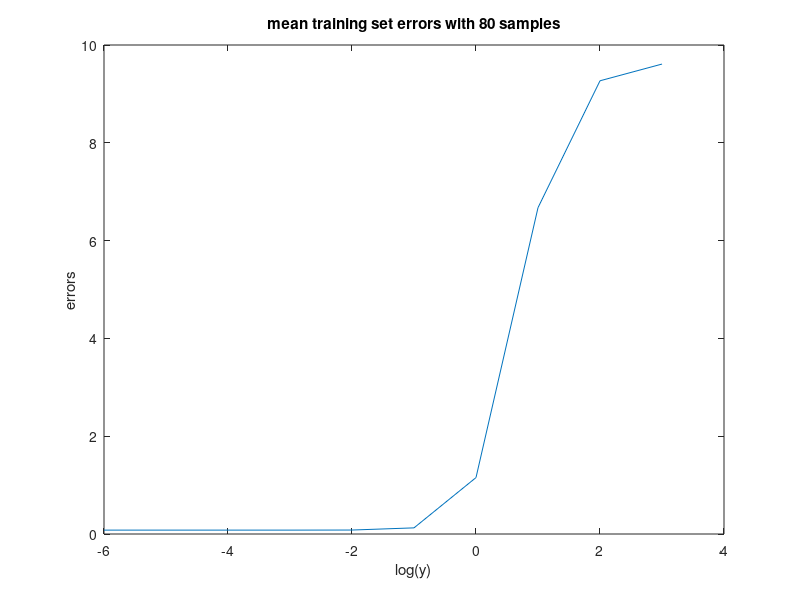
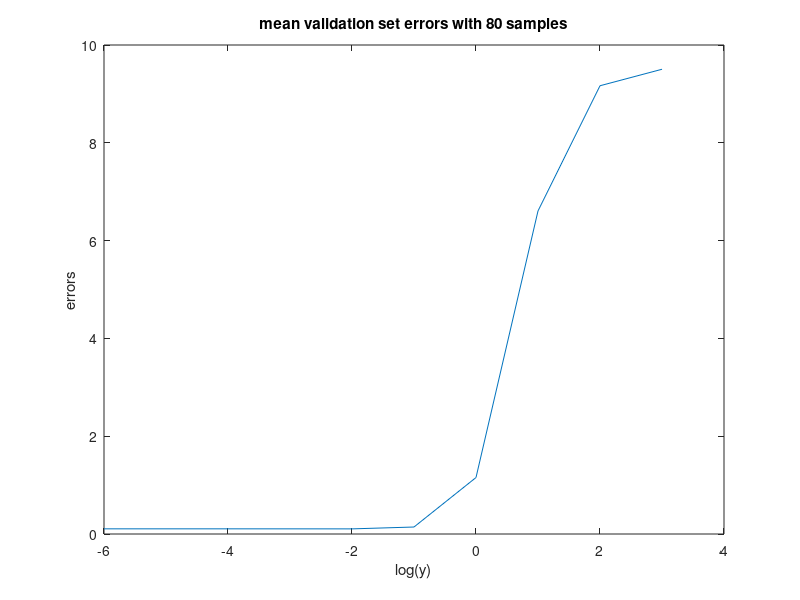
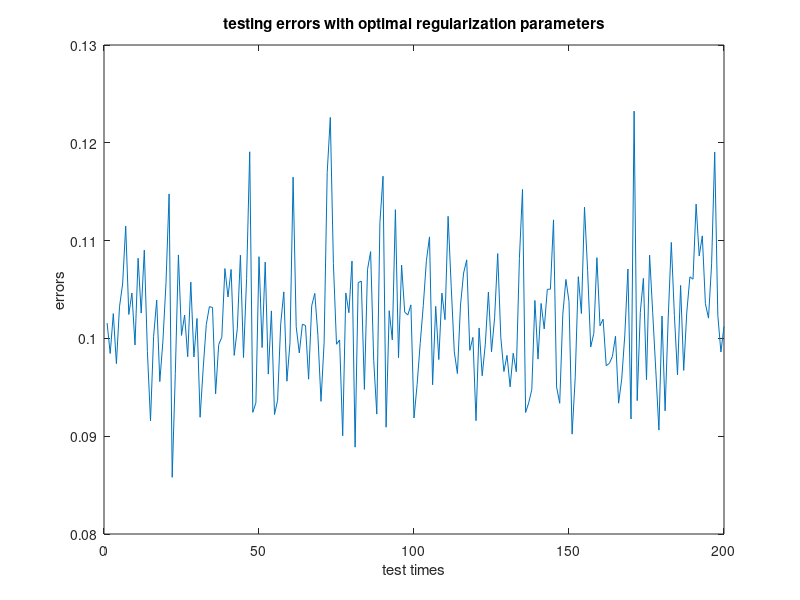

Write MATLAB code to recreate these figures, in order.
%This script shows excercise5 a)
clear
error_train = zeros(10,200);
error_validate = zeros(10,200);
error_test = zeros(1,200);
regularization_para = zeros(1,200);
for j = 1:200
    x = rand(600,10); %xi are drawn from the standard normal distribution. 
    w = rand(10,1); %Pick a random value for w from the standard normal distribution
	n = rand(600,1); %ni are drawn from the standard normal distribution. 

    y = x*w + n; %generate a noisy random data set, containing 600 samples

    x_test = x(101:600,:); % Split the data set into a test set of size 500.
    y_test = y(101:600,:);
    x_split = zeros(20,10,5); %Split the training set into mutiple sections
    y_split = zeros(20,1,5);
    for l = 1:5
        x_validate_split(:,:,l) = x(1+(l-1)*20:l*20,:);
        y_validate_split(:,:,l) = y(1+(l-1)*20:l*20,:);
        if (l==1)
        	x_train_split(:,:,l) = x(l*20+1:100,:);
            y_train_split(:,:,l) = y(l*20+1:100,:);
        elseif(l==5)
            x_train_split(:,:,l) = x(1:80,:);
            y_train_split(:,:,l) = y(1:80,:);    
        else
            x_train_split(:,:,l) = x([1:(l-1)*20,1+l*20:100],:);
            y_train_split(:,:,l) = y([1:(l-1)*20,1+l*20:100],:);
        end
    end
    minError = [10000,10000,10000,10000,10000];
    minParameter = [0,0,0,0,0];
    for l = 1:5
        x_train = x_train_split(:,:,l);
        y_train = y_train_split(:,:,l);
        x_validate = x_validate_split(:,:,l); 
        y_validate = y_validate_split(:,:,l);
        
        k=1;
        
        for i = -6:1:3
            w_train = (x_train'*x_train + 10^(i)*100*eye(10)) \ x_train' * y_train; %perform ridge regression
            y_validate_train = x_validate*w_train; %generate new new noisy data set using estimated w

            %%Using equation (3) compute the mean squared error on the training set
            error_train(k,j) = 80 \ (w_train' * x_train' * x_train * w_train - 2 * y_train'...
                * x_train * w_train + y_train' * y_train); 

            %Using equation (3) compute the mean squared error on the test sets
            error_validate(k,j) = 20 \ (w_train' * x_validate' * x_validate * w_train - 2 * y_validate'...
                * x_validate * w_train + y_validate' * y_validate); 
            if (error_validate(k,j)<minError(l))
                minError(l) = error_validate(k,j);
                minParameter(l) = i;
            end
            k=k+1;
        end
        meanMinError = mean(minError);
        meanMinPara = mean(minParameter);
    end
        x_train_final = x(1:100,:); %training set for testing
        y_train_final = y(1:100,:);
        w_train_test = (x_train_final'*x_train_final + 10^(meanMinPara)*100*eye(10)) \ x_train_final' * y_train_final; %perform ridge regression
        y_test_train = x_test*w_train_test; %generate new new noisy data set using estimated w

        %%Using equation (3) compute the mean squared error on the training set
        error_train_test(j) = 100 \ (w_train_test' * x_train_final' * x_train_final * w_train_test - 2 * y_train_final'...
        * x_train_final * w_train_test + y_train_final' * y_train_final); 

        %Using equation (3) compute the mean squared error on the test sets
        error_test(j) = 500 \ (w_train_test' * x_test' * x_test * w_train_test - 2 * y_test'...
        * x_test * w_train_test + y_test' * y_test); 
        regularization_para(j) = 10^(meanMinPara);
end


error_train_p = zeros(10,1);
error_validate_p = zeros(10,1);
for i = 1:10
    error_train_p(i) = mean(error_train(i,:));
    error_validate_p(i) = mean(error_validate(i,:));
end
i = -6:1:3;
figure
plot(i,error_train_p);
title('mean training set errors with 80 samples')
xlabel('log(y)')
ylabel('errors')
figure
plot(i,error_validate_p);
title('mean validation set errors with 80 samples')
xlabel('log(y)')
ylabel('errors')
i = 1:200;
figure
plot(i,error_test);
title('testing errors with optimal regularization parameters')
xlabel('test times')
ylabel('errors')

'The average of regularization parameter is'
meanRegular = mean(regularization_para)